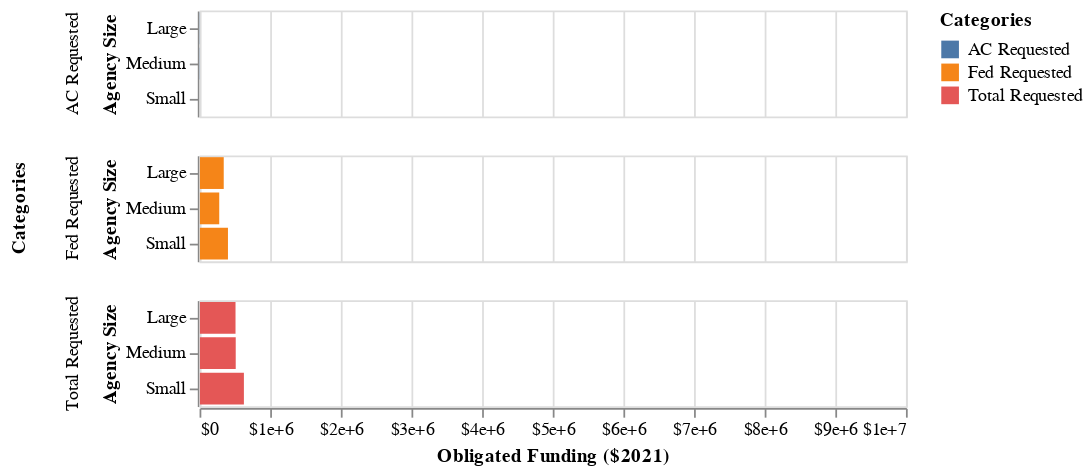

Notebook code cell kept with this figure:
### Code cell
work_cat = ['active_transp', 'transit', 'bridge', 'street','freeway', 'infra_resiliency_er',
       'congestion_relief']

for i in work_cat:
    subset = (df>>filter(_[i]==1))

    #generate chart:
    
    subset_3= ((subset.groupby(['agency_size']).agg({i:'sum',
                                                     'process_days':'mean',
                                                     'adjusted_total_requested':'mean',
                                                     'adjusted_fed_requested':'mean',
                                                     'adjusted_ac_requested':'mean'}).reset_index())>>arrange(-_[i])).head(5)
    
    subset_3 =subset_3.rename(columns = {'agency_size':'Agency Size',
                                         'adjusted_total_requested':'Total Requested',
                                         'adjusted_fed_requested':'Fed Requested',
                                         'adjusted_ac_requested':'AC Requested'})
    
    subset_4 = pd.melt(subset_3, id_vars=['Agency Size'],
        value_vars=['Total Requested','Fed Requested','AC Requested'],
        var_name='Categories', value_name='value'
       )
    
    chart = (alt.Chart(subset_4).mark_bar().encode(
        x=alt.X('value', axis=alt.Axis(format='$', title='Obligated Funding ($2021)'), scale=alt.Scale(domain=(-5000, 10000000))),
        y=alt.Y("Agency Size"),
        color='Categories:N',
        row='Categories:N'
    ))
    
    display(Markdown(f'**Breakdown {_dla_utils.labeling(i)} Projects**'))
    display(subset_3.style.format(formatter={('process_days'): "{:.2f}",
                                             ('Total Requested'): "${:.2f}",
                                             ('Fed Requested'): "${:.2f}",
                                             ('AC Requested'): "${:.2f}"}))
    display(chart)

### Figure 1 — Vega-Lite specification as saved in the notebook (floating-point values rounded to 4 significant figures)
{"config": {"view": {"continuousWidth": 400, "continuousHeight": 300}}, "data": {"name": "data-50d1f38e49671e6e3ce8aab3628fe992"}, "mark": "bar", "encoding": {"color": {"field": "Categories", "type": "nominal"}, "row": {"field": "Categories", "type": "nominal"}, "x": {"axis": {"format": "$", "title": "Obligated Funding ($2021)"}, "field": "value", "scale": {"domain": [-5000, 10000000]}, "type": "quantitative"}, "y": {"field": "Agency Size", "type": "nominal"}}, "$schema": "https://vega.github.io/schema/vega-lite/v4.17.0.json", "datasets": {"data-50d1f38e49671e6e3ce8aab3628fe992": [{"Agency Size": "Large", "Categories": "Total Requested", "value": 504400.0}, {"Agency Size": "Medium", "Categories": "Total Requested", "value": 507200.0}, {"Agency Size": "Small", "Categories": "Total Requested", "value": 623000.0}, {"Agency Size": "Large", "Categories": "Fed Requested", "value": 337400.0}, {"Agency Size": "Medium", "Categories": "Fed Requested", "value": 273800.0}, {"Agency Size": "Small", "Categories": "Fed Requested", "value": 397300.0}, {"Agency Size": "Large", "Categories": "AC Requested", "value": -2425.0}, {"Agency Size": "Medium", "Categories": "AC Requested", "value": -2491.0}, {"Agency Size": "Small", "Categories": "AC Requested", "value": 6.96}]}}
